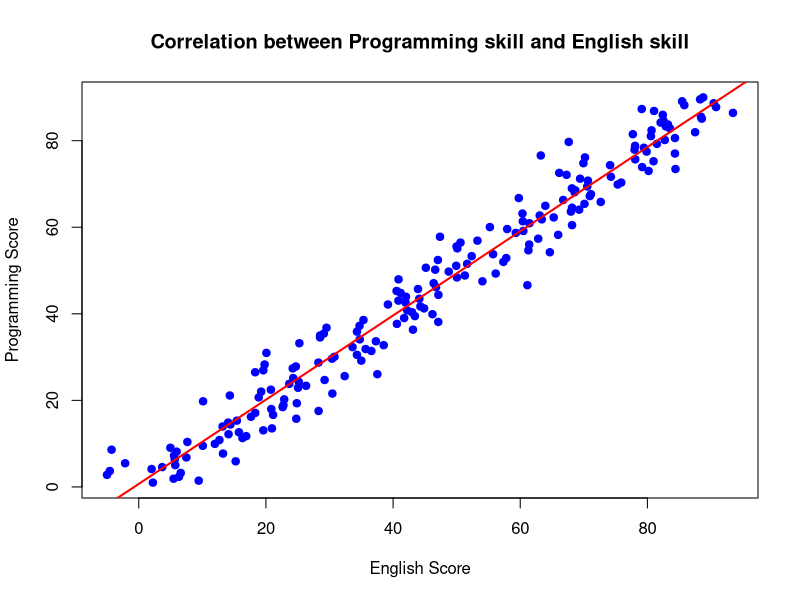

This chart was generated by the following R code:
# I am an instructor at a programming school for children who are non-native English speakers.
# The hypothesis that "children with high English proficiency may also learn programming quickly" occurred to me, and I wanted to test it.
# I asked 200 students to take English and programming tests.
# I analyzed their scores to see if there was a correlation between their English and programming test scores.

data_size <- 200
beautifull_dummy_data <- seq(from=1, to=90, length.out=data_size)

english_score <- beautifull_dummy_data
programming_score <- beautifull_dummy_data + rnorm(data_size, mean=0, sd=5)

model <- lm(english_score ~ programming_score)

summary(model)

plot(
  programming_score,
  english_score, 
  main="Correlation between Programming skill and English skill", 
  xlab="English Score", ylab="Programming Score", pch=19, col="blue")

abline(model, col="red", lwd=2)